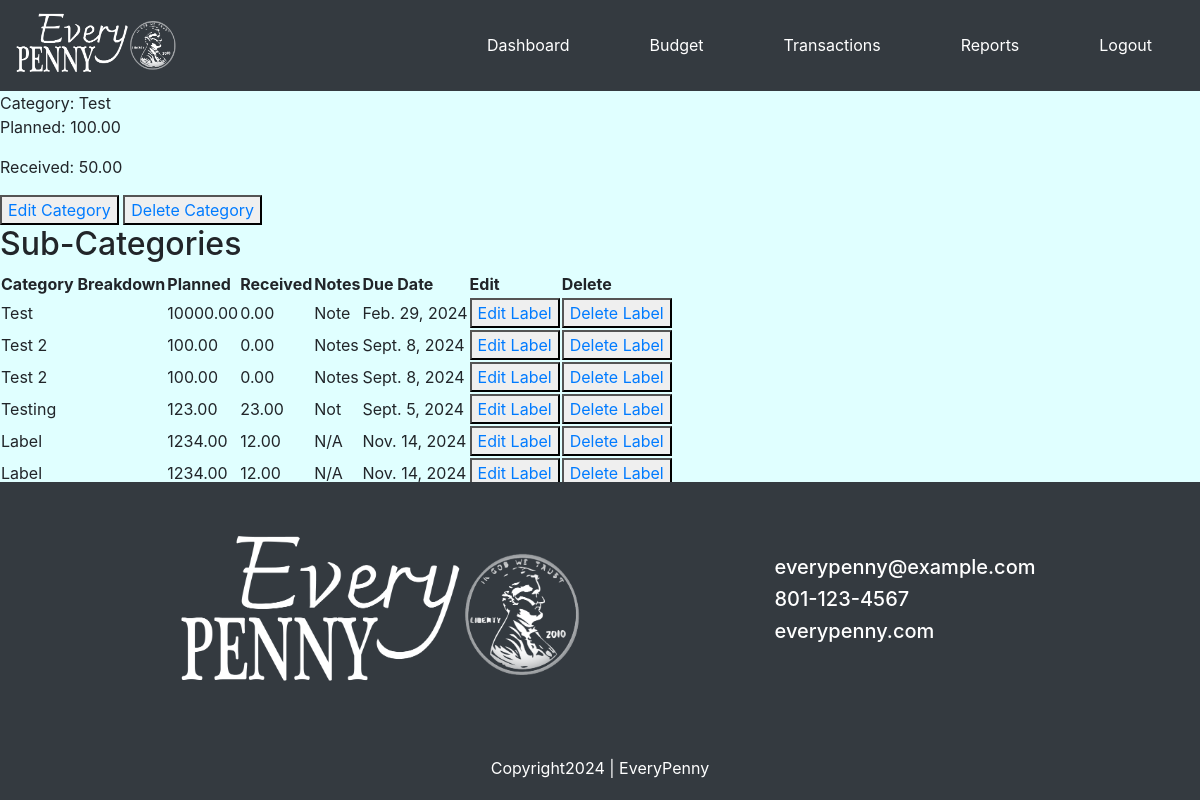
The app's page /budget/view_category/1 (signed in) with its own data.
### budget/models.py (models this page shows, shortened)
class BudgetCategory(models.Model):
    category_name = models.CharField(max_length=100)
    budget = models.ForeignKey(Budget, on_delete=models.CASCADE)
    planned = models.DecimalField(max_digits=10, decimal_places=2)
    received = models.DecimalField(max_digits=10, decimal_places=2)

class BudgetLabel(models.Model):
    category = models.ForeignKey(BudgetCategory, on_delete=models.CASCADE)
    label = models.CharField(max_length=100)
    planned = models.DecimalField(max_digits=10, decimal_places=2)
    received = models.DecimalField(max_digits=10, decimal_places=2)
    due_date = models.DateField()
    notes = models.CharField(max_length=100, null=True, blank=True)

### budget/views.py (the view)
# urls.py: path('view_category/<int:id>', views.view_category, name='view_category'),
@login_required(login_url='login')
def view_category(request, id):
    category = BudgetCategory.objects.get(id=id)
    labels = BudgetLabel.objects.all()
    context = {
        'category': category,
        'labels': labels
    }
    return render(request, 'budget/view_category.html', context)

### budget/templates/budget/view_category.html (shortened to what this page needs)
{% extends 'budget/base.html' %}
{% block body %}
    Category: {{ category.category_name }}
    <p>Planned: {{ category.planned }}</p>
    <p>Received: {{ category.received }}</p>
    <button><a href="{% url 'budget:edit_category' category.id %}">Edit Category</a></button>
    <button><a href="{% url 'budget:delete_category' category.id %}">Delete Category</a></button>
    <h2>Sub-Categories</h2>
    <table>
    <thead>
    <tr>
        <th>Category Breakdown</th>
        <th>Planned</th>
        <th>Received</th>
        <th>Notes</th>
        <th>Due Date</th>
        <th>Edit</th>
        <th>Delete</th>
    </tr>
    </thead>
    <tbody>
    {% for label in labels %}
        <tr>
        {% if label.category == category %}
            <td>{{ label.label }}</td>
            <td>{{ label.planned }}</td>
            <td>{{ label.received }}</td>
            <td>{{ label.notes }}</td>
            <td>{{ label.due_date }}</td>
            <td><button><a href="{% url 'budget:edit_label' label.id %}">Edit Label</a></button></td>
            <td><button><a href="{% url 'budget:delete_label' label.id %}">Delete Label</a></button></td>
        {% endif %}
        </tr>
    {% endfor %}
    </tbody>
    </table>
    <button><a href="{% url 'budget:make-label' category.id %}">Add Sub-Category</a></button>
{% endblock %}

### budget/static/budget/styles.css (style rules this page uses)
.background { background-color: lightcyan; }

### records on screen
BudgetCategory: category_name "Test", planned "100.00", received "50.00"
BudgetLabel: label "Test", planned "10000.00", received "0.00", notes "Note", due_date "Feb. 29, 2024"
BudgetLabel: label "Test 2", planned "100.00", received "0.00", notes "Notes", due_date "Sept. 8, 2024"
BudgetLabel: label "Test 2", planned "100.00", received "0.00", notes "Notes", due_date "Sept. 8, 2024"
BudgetLabel: label "Testing", planned "123.00", received "23.00", notes "Not", due_date "Sept. 5, 2024"
BudgetLabel: label "Label", planned "1234.00", received "12.00", notes "N/A", due_date "Nov. 14, 2024"
BudgetLabel: label "Label", planned "1234.00", received "12.00", notes "N/A", due_date "Nov. 14, 2024"
